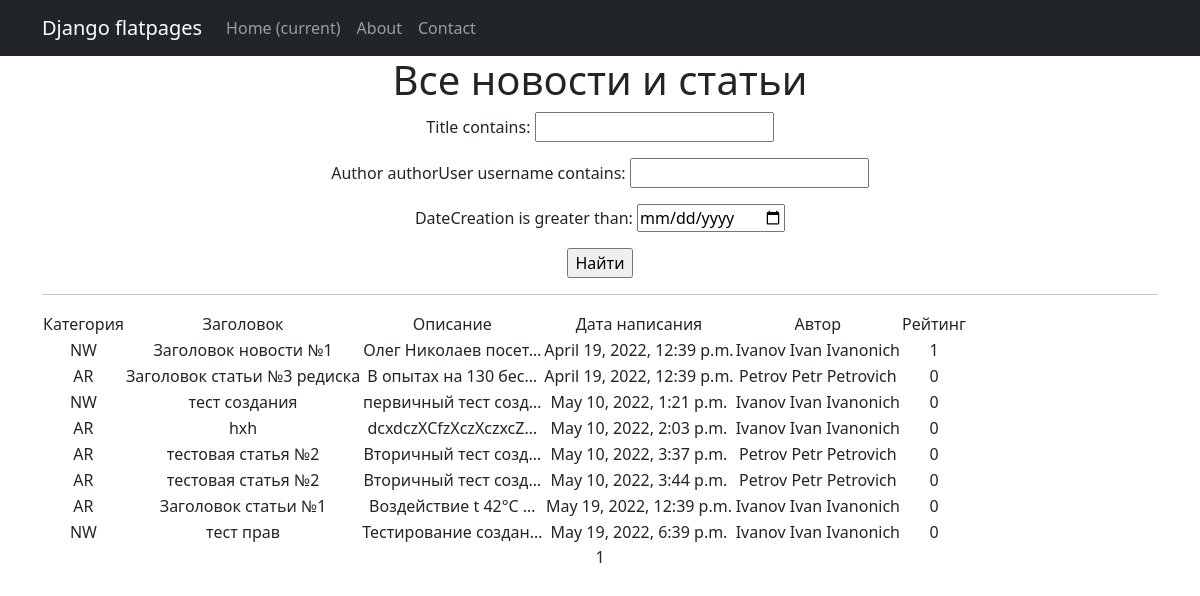
Page /news/ on the committed database.
### news/models.py (models this page shows, shortened)
class Post(models.Model):
    author = models.ForeignKey(Author, on_delete=models.CASCADE)
    NEWS = 'NW'
    ARTICLE = 'AR'
    CATEGORY_CHOICES = (
        (NEWS, 'Новость'),
        (ARTICLE, 'Статья'),
    )
    categoryType = models.CharField(max_length=2, choices=CATEGORY_CHOICES, default=ARTICLE)
    dateCreation = models.DateTimeField(auto_now_add=True)
    postCategory = models.ManyToManyField(Category, through='PostCategory')
    title = models.CharField(max_length=128)
    text = models.TextField()
    rating = models.SmallIntegerField(default=0)

class Author(models.Model):
    authorUser = models.OneToOneField(User, on_delete=models.CASCADE)
    ratingAuthor = models.SmallIntegerField(default=0)

### news/views.py (the view)
# urls.py: path('', PostsList.as_view()),
class PostsList(ListView):
    model = Post
    ordering = 'dateCreation'
    template_name = 'news.html'
    context_object_name = 'posts'
    paginate_by = 10
    def get_queryset(self):
        queryset = super().get_queryset()
        self.filterset = PostFilter(self.request.GET, queryset)
        return self.filterset.qs
    def get_context_data(self, **kwargs):
        context = super().get_context_data(**kwargs)
        context['filterset'] = self.filterset
        return context

### templates/news.html (shortened to what this page needs)
{% extends 'flatpages/default.html' %}
{% block content %}
   <h1>Все новости и статьи</h1>
   <form action="" method="get">
       {{ filterset.form.as_p }}
       <input type="submit" value="Найти" />
   </form>
   <hr>
   {% if posts %}
       <table>
           <tr>
               <td>Категория</td>
               <td>Заголовок</td>
               <td>Описание</td>
               <td>Дата написания</td>
               <td>Автор</td>
               <td>Рейтинг</td>
           </tr>
           {% for post in posts %}
           <tr>
               <td>{{ post.categoryType }}</td>
               <td>{{ post.title}}</td>
               <td>{{ post.text|truncatechars:20 }}</td>
               <td>{{ post.dateCreation }}</td>
               <td>{{ post.author.authorUser }}</td>
               <td>{{ post.rating }}</td>
           </tr>
           {% endfor %}
       </table>
   {% else %}
       <h2>Статей/новостей нет!</h2>
   {% endif %}
   {{ page_obj.number }}
{% endblock content %}

### rows in the picture
Post: categoryType "NW", title "Заголовок новости №1", text "Олег Николаев посет…", dateCreation "April 19, 2022, 12:39 p.m.", author.authorUser "Ivanov Ivan Ivanonich", rating "1"
Post: categoryType "AR", title "Заголовок статьи №3 редиска", text "В опытах на 130 бес…", dateCreation "April 19, 2022, 12:39 p.m.", author.authorUser "Petrov Petr Petrovich", rating "0"
Post: categoryType "NW", title "тест создания", text "первичный тест созд…", dateCreation "May 10, 2022, 1:21 p.m.", author.authorUser "Ivanov Ivan Ivanonich", rating "0"
Post: categoryType "AR", title "hxh", text "dcxdczXCfzXczXczxcZ…", dateCreation "May 10, 2022, 2:03 p.m.", author.authorUser "Ivanov Ivan Ivanonich", rating "0"
Post: categoryType "AR", title "тестовая статья №2", text "Вторичный тест созд…", dateCreation "May 10, 2022, 3:37 p.m.", author.authorUser "Petrov Petr Petrovich", rating "0"
Post: categoryType "AR", title "тестовая статья №2", text "Вторичный тест созд…", dateCreation "May 10, 2022, 3:44 p.m.", author.authorUser "Petrov Petr Petrovich", rating "0"
Post: categoryType "AR", title "Заголовок статьи №1", text "Воздействие t 42°С …", dateCreation "May 19, 2022, 12:39 p.m.", author.authorUser "Ivanov Ivan Ivanonich", rating "0"
Post: categoryType "NW", title "тест прав", text "Тестирование создан…", dateCreation "May 19, 2022, 6:39 p.m.", author.authorUser "Ivanov Ivan Ivanonich", rating "0"

### other values in the picture
{{ page_obj.number }} "1"
